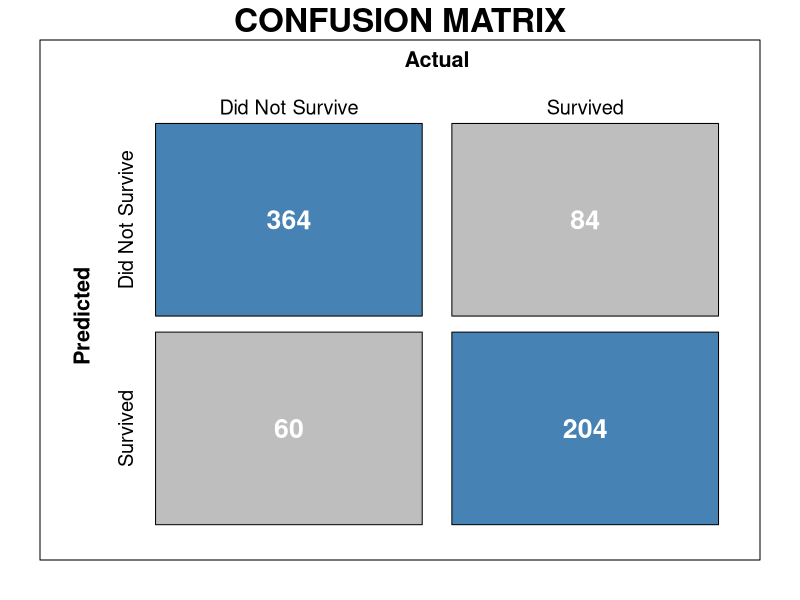
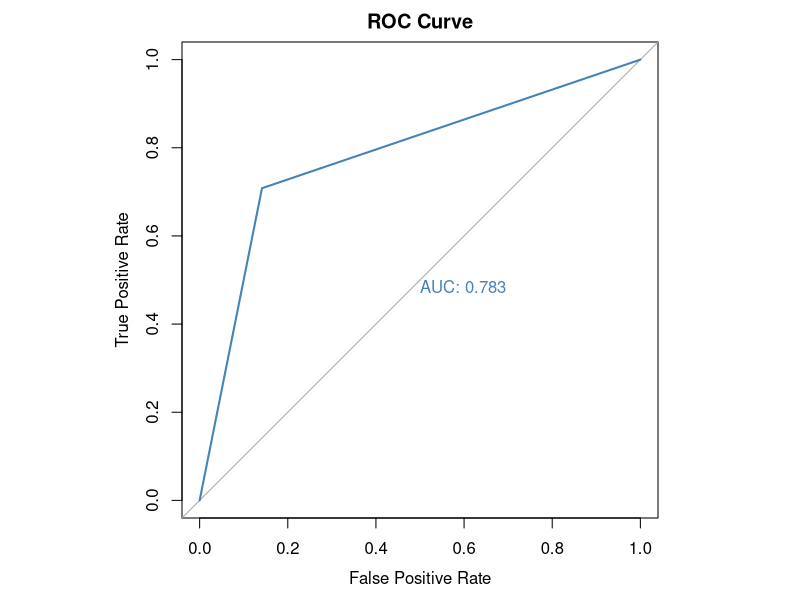
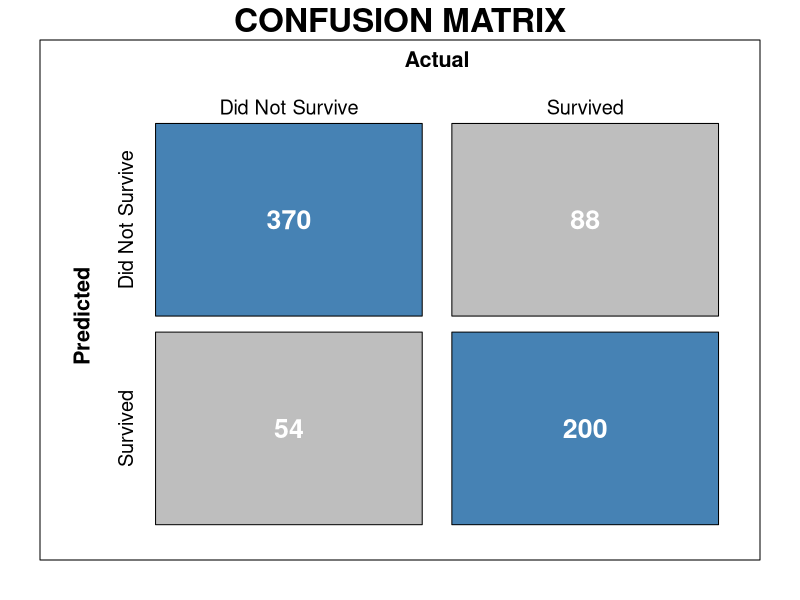
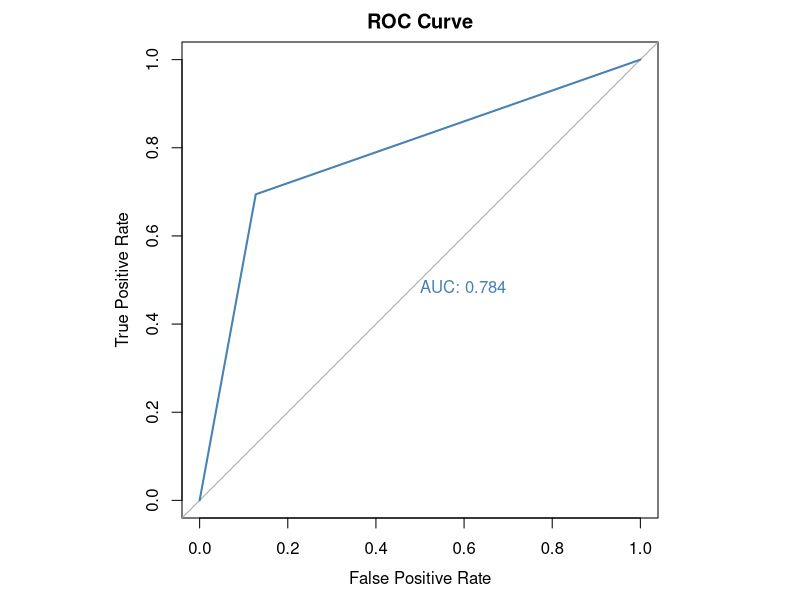

Source code (R) for these figures, in order:
# Master's Report Classification Project - Andras Horvath
# LDA and QDA


################
# Titanic Data #
################
setwd("Your directory to titanic data set folder")
data = read.csv("Cleaned Dataset.csv", header = T)
data = data[-1] # remove this pesky column that keeps track of the observations
library(MASS)

# LDA Classifier
sum(data$Survived)/length(data$Survived) # = 0.4044944
# This is the prior probability for Y = 1 i.e. having survived.
lda.fit = lda(Survived ~ ., data = data)
lda.fit

# Predict on "test" data (it's really just our training data since that is all
# that we have)
lda.pred = predict(lda.fit,data)
lda.class = lda.pred$class # These are the predictions

# Confusion Matrix
cm = table(lda.class,data$Survived) # (364+204)/(364+204+84+60) =  0.7977528 accuracy
mean(lda.class == data$Survived) # 0.7977528 would give the same
cm

#lda.class   0   1
#        0 364  84
#        1  60 204

# Model Evaluation
library(caret)
example <- confusionMatrix(cm)
example

example$overall[1]
# Accuracy : 0.7978          is higher than Naive Bayes!
# 95% CI : (0.7663, 0.8267)

# Confusion Matrix Visual:
cm <- example
draw_confusion_matrix <- function(cm) {
  
  layout(matrix(c(1,1)))
  par(mar=c(2,2,2,2))
  plot(c(120, 345), c(300, 450), type = "n", xlab="", ylab="", xaxt='n', yaxt='n')
  title('CONFUSION MATRIX', cex.main=2)
  
  # create the matrix 
  rect(150, 430, 240, 370, col='steelblue')
  text(195, 435, 'Did Not Survive', cex=1.2)
  rect(250, 430, 340, 370, col='gray')
  text(295, 435, 'Survived', cex=1.2)
  text(125, 370, 'Predicted', cex=1.3, srt=90, font=2)
  text(245, 450, 'Actual', cex=1.3, font=2)
  rect(150, 305, 240, 365, col='gray')
  rect(250, 305, 340, 365, col='steelblue')
  text(140, 400, 'Did Not Survive', cex=1.2, srt=90)
  text(140, 335, 'Survived', cex=1.2, srt=90)
  
  # add in the cm results 
  res <- as.numeric(cm$table)
  text(195, 400, res[1], cex=1.6, font=2, col='white')
  text(195, 335, res[2], cex=1.6, font=2, col='white')
  text(295, 400, res[3], cex=1.6, font=2, col='white')
  text(295, 335, res[4], cex=1.6, font=2, col='white')
}  
draw_confusion_matrix(cm)
example$table


# ROC Curve:
# Best video I found was the following:
# https://www.youtube.com/watch?v=qcvAqAH60Yw
library(pROC)
par(pty = "s") # set plot type to square if looks weird.
roc(data$Survived,as.numeric(lda.class), plot = TRUE, legacy.axes = TRUE, xlab = "False Positive Rate", ylab = "True Positive Rate", main = "ROC Curve", col = "steelblue", print.auc = TRUE)
# Area under curve = 0.7834

par(pty = "m") # Set back to maximum i.e. fill up the whole space provided.

##################################################################################
# QDA Classifier
qda.fit <- qda(Survived ~ ., data = data)
qda.fit

# Prediction
qda.class <- predict(qda.fit, data)$class #  These are the predictions

# Confusion Matrix
cm = table(qda.class,data$Survived)
table(qda.class,data$Survived)
# qda.class   0   1
#         0 370  88
#         1  54 200
(370+200)/712 # 0.8005618 accuracy
mean(qda.class == data$Survived) # 0.8005618
cm

# Model Evaluation
library(caret)
example <- confusionMatrix(cm)
example

example$overall[1]
# Accuracy : 0.8006                    
# 95% CI : (0.7693, 0.8293)

# Confusion Matrix Visual:
cm <- example
draw_confusion_matrix <- function(cm) {
  
  layout(matrix(c(1,1)))
  par(mar=c(2,2,2,2))
  plot(c(120, 345), c(300, 450), type = "n", xlab="", ylab="", xaxt='n', yaxt='n')
  title('CONFUSION MATRIX', cex.main=2)
  
  # create the matrix 
  rect(150, 430, 240, 370, col='steelblue')
  text(195, 435, 'Did Not Survive', cex=1.2)
  rect(250, 430, 340, 370, col='gray')
  text(295, 435, 'Survived', cex=1.2)
  text(125, 370, 'Predicted', cex=1.3, srt=90, font=2)
  text(245, 450, 'Actual', cex=1.3, font=2)
  rect(150, 305, 240, 365, col='gray')
  rect(250, 305, 340, 365, col='steelblue')
  text(140, 400, 'Did Not Survive', cex=1.2, srt=90)
  text(140, 335, 'Survived', cex=1.2, srt=90)
  
  # add in the cm results 
  res <- as.numeric(cm$table)
  text(195, 400, res[1], cex=1.6, font=2, col='white')
  text(195, 335, res[2], cex=1.6, font=2, col='white')
  text(295, 400, res[3], cex=1.6, font=2, col='white')
  text(295, 335, res[4], cex=1.6, font=2, col='white')
}  
draw_confusion_matrix(cm)
example$table


# ROC Curve:
# Best video I found was the following:
# https://www.youtube.com/watch?v=qcvAqAH60Yw
library(pROC)
par(pty = "s") # set plot type to square if looks weird.
roc(data$Survived,as.numeric(qda.class), plot = TRUE, legacy.axes = TRUE, xlab = "False Positive Rate", ylab = "True Positive Rate", main = "ROC Curve", col = "steelblue", print.auc = TRUE)
# Area under curve = 0.7835

par(pty = "m") # Set back to maximum i.e. fill up the whole space provided.
